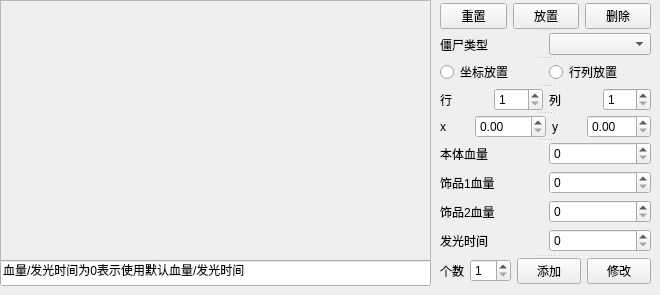
      <widget class="QWidget" name="tab_22">
       <attribute name="title">
        <string>自由放置模式</string>
       </attribute>
       <widget class="QScrollArea" name="scrollArea_5">
        <property name="geometry">
         <rect>
          <x>0</x>
          <y>0</y>
          <width>431</width>
          <height>261</height>
         </rect>
        </property>
        <property name="widgetResizable">
         <bool>true</bool>
        </property>
        <widget class="QWidget" name="scrollAreaWidgetContents_5">
         <property name="geometry">
          <rect>
           <x>0</x>
           <y>0</y>
           <width>429</width>
           <height>259</height>
          </rect>
         </property>
         <widget class="QWidget" name="gridLayoutWidget_5">
          <property name="geometry">
           <rect>
            <x>0</x>
            <y>0</y>
            <width>431</width>
            <height>261</height>
           </rect>
          </property>
          <layout class="QGridLayout" name="freezombiegridlayout"/>
         </widget>
        </widget>
       </widget>
       <widget class="QLineEdit" name="freezombieinfo">
        <property name="geometry">
         <rect>
          <x>0</x>
          <y>260</y>
          <width>431</width>
          <height>26</height>
         </rect>
        </property>
        <property name="text">
         <string>血量/发光时间为0表示使用默认血量/发光时间</string>
        </property>
        <property name="readOnly">
         <bool>true</bool>
        </property>
       </widget>
       <widget class="QSplitter" name="splitter_8">
        <property name="geometry">
         <rect>
          <x>440</x>
          <y>3</y>
          <width>211</width>
          <height>281</height>
         </rect>
        </property>
        <property name="orientation">
         <enum>Qt::Vertical</enum>
        </property>
        <widget class="QWidget" name="layoutWidget">
         <layout class="QHBoxLayout" name="horizontalLayout">
          <item>
           <widget class="QPushButton" name="freezombiereset">
            <property name="text">
             <string>重置</string>
            </property>
           </widget>
          </item>
          <item>
           <widget class="QPushButton" name="freezombieput">
            <property name="text">
             <string>放置</string>
            </property>
           </widget>
          </item>
          <item>
           <widget class="QPushButton" name="freezombiedelete">
            <property name="text">
             <string>删除</string>
            </property>
           </widget>
          </item>
         </layout>
        </widget>
        <widget class="QWidget" name="layoutWidget">
         <layout class="QHBoxLayout" name="horizontalLayout_5">
          <item>
           <widget class="QLabel" name="label_19">
            <property name="text">
             <string>僵尸类型</string>
            </property>
           </widget>
          </item>
          <item>
           <widget class="QComboBox" name="freezombietype"/>
          </item>
         </layout>
        </widget>
        <widget class="QWidget" name="layoutWidget">
         <layout class="QHBoxLayout" name="horizontalLayout_9">
          <item>
           <widget class="QRadioButton" name="coordinateput">
            <property name="text">
             <string>坐标放置</string>
            </property>
           </widget>
          </item>
          <item>
           <widget class="QRadioButton" name="rowcolput">
            <property name="text">
             <string>行列放置</string>
            </property>
           </widget>
          </item>
         </layout>
        </widget>
        <widget class="QWidget" name="layoutWidget">
         <layout class="QHBoxLayout" name="horizontalLayout_24">
          <item>
           <widget class="QLabel" name="label_25">
            <property name="text">
             <string>行</string>
            </property>
           </widget>
          </item>
          <item>
           <widget class="QSpinBox" name="freezombierow">
            <property name="minimum">
             <number>1</number>
            </property>
            <property name="maximum">
             <number>6</number>
            </property>
           </widget>
          </item>
          <item>
           <widget class="QLabel" name="label_26">
            <property name="text">
             <string>列</string>
            </property>
           </widget>
          </item>
          <item>
           <widget class="QSpinBox" name="freezombiecol">
            <property name="minimum">
             <number>1</number>
            </property>
            <property name="maximum">
             <number>15</number>
            </property>
           </widget>
          </item>
         </layout>
        </widget>
        <widget class="QWidget" name="layoutWidget">
         <layout class="QHBoxLayout" name="horizontalLayout_25">
          <item>
           <widget class="QLabel" name="label_27">
            <property name="text">
             <string>x</string>
            </property>
           </widget>
          </item>
          <item>
           <widget class="QDoubleSpinBox" name="freezombieputxcor">
            <property name="maximum">
             <double>1200.000000000000000</double>
            </property>
            <property name="singleStep">
             <double>10.000000000000000</double>
            </property>
           </widget>
          </item>
          <item>
           <widget class="QLabel" name="label_28">
            <property name="text">
             <string>y</string>
            </property>
           </widget>
          </item>
          <item>
           <widget class="QDoubleSpinBox" name="freezombieputycor">
            <property name="maximum">
             <double>600.000000000000000</double>
            </property>
            <property name="singleStep">
             <double>10.000000000000000</double>
            </property>
           </widget>
          </item>
         </layout>
        </widget>
        <widget class="QWidget" name="layoutWidget">
         <layout class="QGridLayout" name="gridLayout_5">
          <item row="0" column="0">
           <widget class="QLabel" name="label_29">
            <property name="text">
             <string>本体血量</string>
            </property>
           </widget>
          </item>
          <item row="0" column="1">
           <widget class="QSpinBox" name="freezombiebody">
            <property name="maximum">
             <number>9999999</number>
            </property>
            <property name="singleStep">
             <number>10</number>
            </property>
           </widget>
          </item>
          <item row="1" column="0">
           <widget class="QLabel" name="label_30">
            <property name="text">
             <string>饰品1血量</string>
            </property>
           </widget>
          </item>
          <item row="1" column="1">
           <widget class="QSpinBox" name="freezombiearmor1">
            <property name="maximum">
             <number>9999999</number>
            </property>
            <property name="singleStep">
             <number>10</number>
            </property>
           </widget>
          </item>
          <item row="2" column="0">
           <widget class="QLabel" name="label_31">
            <property name="text">
             <string>饰品2血量</string>
            </property>
           </widget>
          </item>
          <item row="2" column="1">
           <widget class="QSpinBox" name="freezombiearmor2">
            <property name="maximum">
             <number>9999999</number>
            </property>
            <property name="singleStep">
             <number>10</number>
            </property>
           </widget>
          </item>
          <item row="3" column="0">
           <widget class="QLabel" name="label_32">
            <property name="text">
             <string>发光时间</string>
            </property>
           </widget>
          </item>
          <item row="3" column="1">
           <widget class="QSpinBox" name="freezombieshinetime">
            <property name="maximum">
             <number>9999999</number>
            </property>
            <property name="singleStep">
             <number>10</number>
            </property>
           </widget>
          </item>
         </layout>
        </widget>
        <widget class="QWidget" name="layoutWidget">
         <layout class="QHBoxLayout" name="horizontalLayout_26">
          <item>
           <widget class="QLabel" name="label_33">
            <property name="text">
             <string>个数</string>
            </property>
           </widget>
          </item>
          <item>
           <widget class="QSpinBox" name="batcount">
            <property name="minimum">
             <number>1</number>
            </property>
            <property name="maximum">
             <number>99</number>
            </property>
           </widget>
          </item>
          <item>
           <widget class="QPushButton" name="addfreezombie">
            <property name="text">
             <string>添加</string>
            </property>
           </widget>
          </item>
          <item>
           <widget class="QPushButton" name="putfreezombie">
            <property name="text">
             <string>修改</string>
            </property>
           </widget>
          </item>
         </layout>
        </widget>
       </widget>
      </widget>
